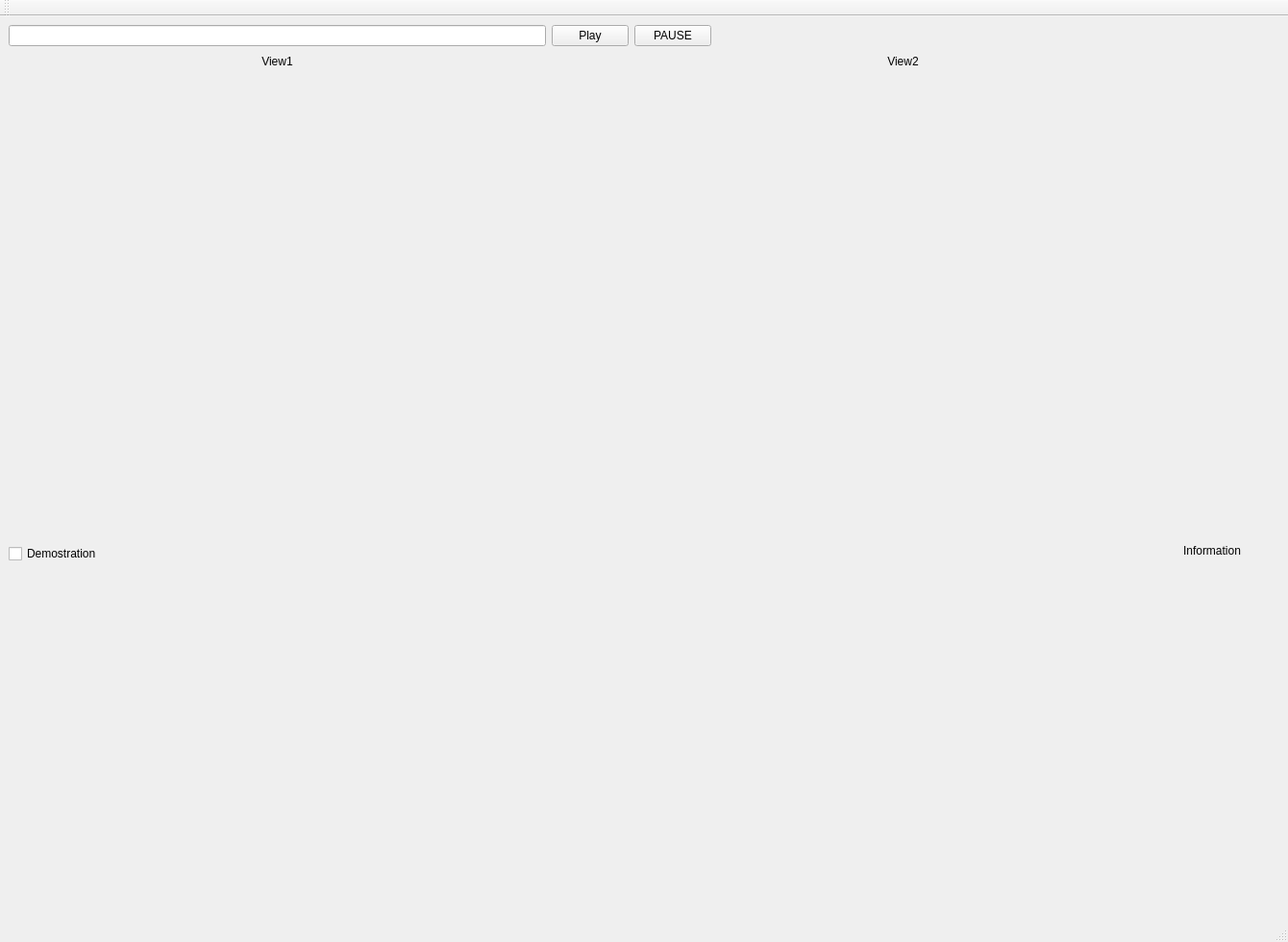
<?xml version="1.0" encoding="UTF-8"?>
<ui version="4.0">
 <class>MainWindow</class>
 <widget class="QMainWindow" name="MainWindow">
  <property name="geometry">
   <rect>
    <x>0</x>
    <y>0</y>
    <width>1340</width>
    <height>980</height>
   </rect>
  </property>
  <property name="minimumSize">
   <size>
    <width>1340</width>
    <height>980</height>
   </size>
  </property>
  <property name="windowTitle">
   <string>MainWindow</string>
  </property>
  <widget class="QWidget" name="centralwidget">
   <layout class="QGridLayout" name="gridLayout_2">
    <item row="13" column="0" colspan="4">
     <layout class="QHBoxLayout" name="horizontalLayout_2">
      <item>
       <layout class="QGridLayout" name="gridLayout">
        <item row="0" column="0">
         <layout class="QVBoxLayout" name="verticalLayout">
          <item>
           <widget class="QCheckBox" name="checkBox">
            <property name="text">
             <string>Demostration</string>
            </property>
           </widget>
          </item>
          <item>
           <layout class="QHBoxLayout" name="horizontalLayout">
            <item>
             <widget class="PlayerWidget" name="widget" native="true"/>
            </item>
            <item>
             <widget class="PlayerWidget" name="widget_2" native="true"/>
            </item>
           </layout>
          </item>
         </layout>
        </item>
       </layout>
      </item>
     </layout>
    </item>
    <item row="13" column="4" colspan="2">
     <widget class="QLabel" name="label_5">
      <property name="minimumSize">
       <size>
        <width>100</width>
        <height>0</height>
       </size>
      </property>
      <property name="text">
       <string>Information</string>
      </property>
      <property name="alignment">
       <set>Qt::AlignLeading|Qt::AlignLeft|Qt::AlignTop</set>
      </property>
     </widget>
    </item>
    <item row="5" column="2">
     <widget class="PlayerWidget" name="openGLWidget_2" native="true">
      <property name="minimumSize">
       <size>
        <width>640</width>
        <height>480</height>
       </size>
      </property>
     </widget>
    </item>
    <item row="0" column="0">
     <widget class="QLineEdit" name="lineEdit">
      <property name="minimumSize">
       <size>
        <width>0</width>
        <height>0</height>
       </size>
      </property>
     </widget>
    </item>
    <item row="0" column="1">
     <widget class="QPushButton" name="pushButton">
      <property name="maximumSize">
       <size>
        <width>80</width>
        <height>16777215</height>
       </size>
      </property>
      <property name="text">
       <string>Play</string>
      </property>
     </widget>
    </item>
    <item row="4" column="2">
     <widget class="QLabel" name="label_2">
      <property name="maximumSize">
       <size>
        <width>16777215</width>
        <height>20</height>
       </size>
      </property>
      <property name="text">
       <string>View2</string>
      </property>
      <property name="alignment">
       <set>Qt::AlignCenter</set>
      </property>
     </widget>
    </item>
    <item row="5" column="0">
     <widget class="PlayerWidget" name="openGLWidget" native="true">
      <property name="minimumSize">
       <size>
        <width>640</width>
        <height>480</height>
       </size>
      </property>
     </widget>
    </item>
    <item row="4" column="0">
     <widget class="QLabel" name="label">
      <property name="maximumSize">
       <size>
        <width>16777215</width>
        <height>20</height>
       </size>
      </property>
      <property name="text">
       <string>View1</string>
      </property>
      <property name="alignment">
       <set>Qt::AlignCenter</set>
      </property>
     </widget>
    </item>
    <item row="0" column="2">
     <widget class="QPushButton" name="playButton">
      <property name="maximumSize">
       <size>
        <width>80</width>
        <height>16777215</height>
       </size>
      </property>
      <property name="text">
       <string>PAUSE</string>
      </property>
     </widget>
    </item>
   </layout>
  </widget>
  <widget class="QMenuBar" name="menubar">
   <property name="geometry">
    <rect>
     <x>0</x>
     <y>0</y>
     <width>1340</width>
     <height>28</height>
    </rect>
   </property>
  </widget>
  <widget class="QStatusBar" name="statusbar"/>
  <widget class="QToolBar" name="toolBar">
   <property name="windowTitle">
    <string>toolBar</string>
   </property>
   <attribute name="toolBarArea">
    <enum>TopToolBarArea</enum>
   </attribute>
   <attribute name="toolBarBreak">
    <bool>false</bool>
   </attribute>
  </widget>
 </widget>
 <customwidgets>
  <customwidget>
   <class>PlayerWidget</class>
   <extends>QWidget</extends>
   <header>playerwidget.h</header>
   <container>1</container>
  </customwidget>
 </customwidgets>
 <resources/>
 <connections/>
</ui>
